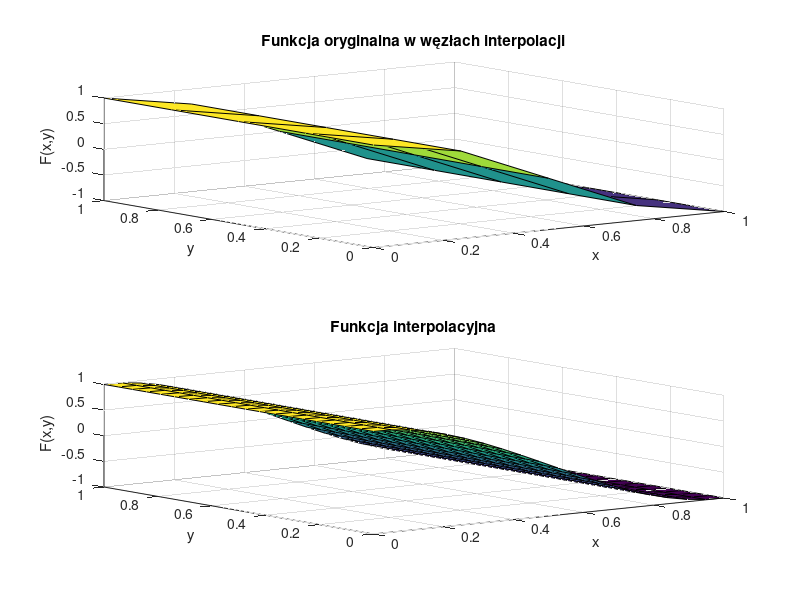

Write MATLAB code to recreate this figure.
function [M,N,P,R,x_coarse,y_coarse,F_coarse,x_fine,y_fine,F_fine] = zadanie4()
    close all;
    P = 20; % liczba unikalnych współrzędnych x punktów dla których będzie obliczana interpolacja
    R = 20; % liczba unikalnych współrzędnych y punktów dla których będzie obliczana interpolacja
    M = 5; % liczba węzłów interpolacji wzdłuż osi X (stopień wielomianu zmiennej x: M-1)
    N = 5; % liczba węzłów interpolacji wzdłuż osi Y (stopień wielomianu zmiennej y: N-1)
    
    % Generowanie węzłów interpolacji na płaszczyźnie
    x_coarse = linspace(0, 1, M);
    y_coarse = linspace(0, 1, N);
    [X_coarse, Y_coarse] = meshgrid(x_coarse, y_coarse);
    
    % Wyznaczenie wartości funkcji oryginalnej w węzłach
    F_coarse = cos(pi*X_coarse); % zadanie A: zmień definicję funkcji interpolowanej
    
    MN = M*N;
    xvec_coarse = reshape(X_coarse, MN, 1);
    yvec_coarse = reshape(Y_coarse, MN, 1);
    fvec_coarse = reshape(F_coarse, MN, 1);
    
    % Macierz Vandermonde'a dla interpolacji 2d
    V = zeros(M*N, M*N);
    for i = 0:(M-1)
        for j = 0:(N-1)
            V(:, i*N + j + 1) = xvec_coarse.^i .* yvec_coarse.^j;
        end
    end
    
    % Współczynniki wielomianu interpolacyjnego
    coeffs = V \ fvec_coarse;
    
    % Obliczanie wartości funkcji interpolującej na gęstszej siatce
    x_fine = linspace(0, 1, P);
    y_fine = linspace(0, 1, R);
    [X_fine, Y_fine] = meshgrid(x_fine, y_fine);
    
    F_fine = zeros(size(X_fine));
    % zadanie B: zdefiniuj obliczenia wartości wielomianu interpolującego. Rezultat obliczeń zapisz w zmiennej F_fine.
    for i = 1:numel(x_fine)
        for j = 1:numel(y_fine)
            x_val = x_fine(i);
            y_val = y_fine(j);
            vandermonde_vec = zeros(1, MN);
            for k = 0:(M-1)
                for l = 0:(N-1)
                    vandermonde_vec(k*N + l + 1) = x_val^k * y_val^l;
                end
            end
            F_fine(j,i) = vandermonde_vec * coeffs;
        end
    end
    figure;

    subplot(2,1,1);
    surf(X_coarse, Y_coarse, F_coarse);
    title('Funkcja oryginalna w węzłach interpolacji');
    xlabel('x');
    ylabel('y');
    zlabel('F(x,y)');

    subplot(2,1,2);
    surf(X_fine, Y_fine, F_fine);
    title('Funkcja interpolacyjna');
    xlabel('x');
    ylabel('y');
    zlabel('F(x,y)');
    
    saveas(gcf, 'zadanie4.png');
end